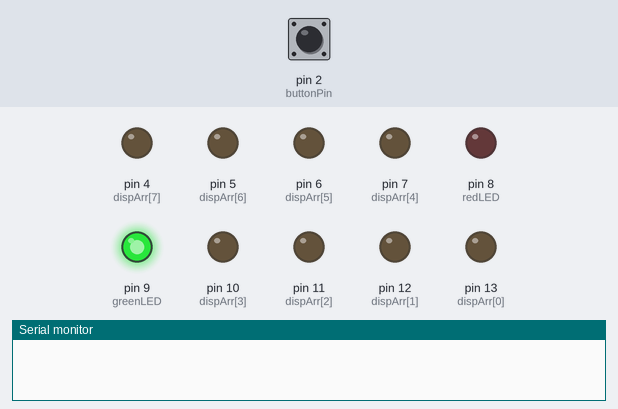
Bench run of a sketch on a simulated Arduino Uno, built with avr-gcc and run on an emulated ATmega328P. On the bench: output pins drawn as LEDs (lit = HIGH), the last lines printed to the serial monitor. The test bench sets the inputs (shaded band); at power-on: pin 2 (buttonPin) HIGH. Random numbers use the default seed unless the sketch sets one.

Above: at 1.2 s.
1.3 s: pin 2 (buttonPin) pulled LOW for 0.15 s
At 3.9 s:
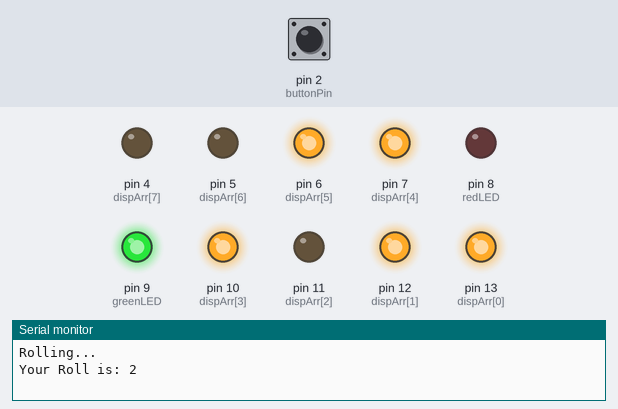
4.3 s: pin 2 (buttonPin) pulled LOW for 3.2 s
At 9.5 s:
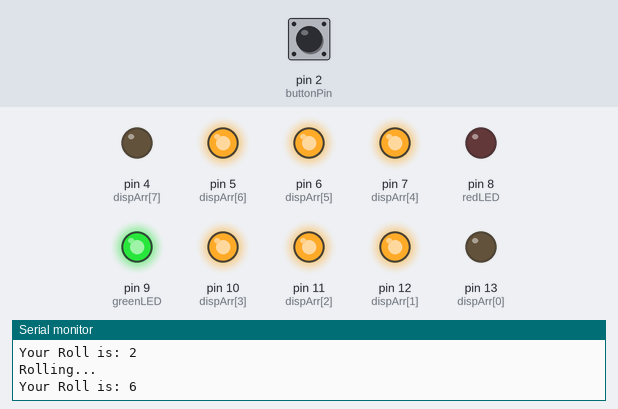
10.4 s: pin 2 (buttonPin) pulled LOW for 1 s
At 13.2 s:
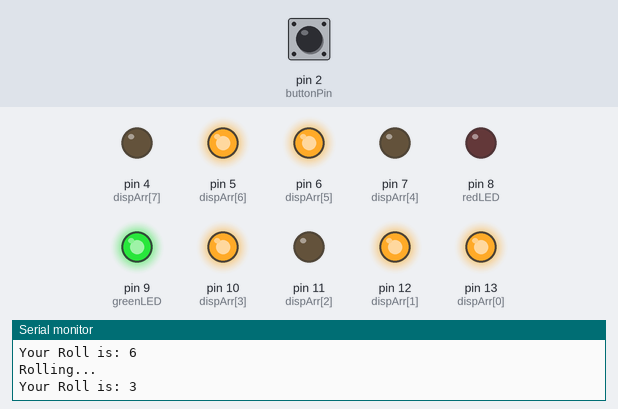
13.7 s: pin 2 (buttonPin) pulled LOW for 0.15 s
At 16.5 s:
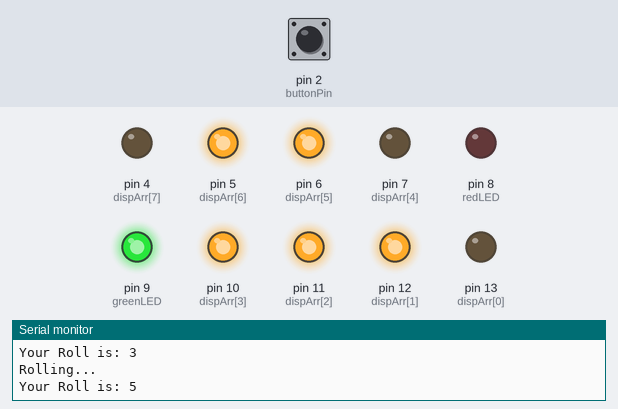
16.8 s: pin 2 (buttonPin) pulled LOW for 3.2 s
At 22.7 s:
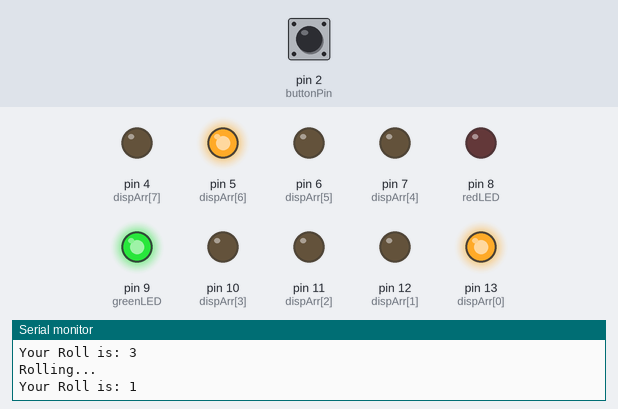
Timing chart, 0 to 23.9 s (numbered marks = the images above; inputs shaded):
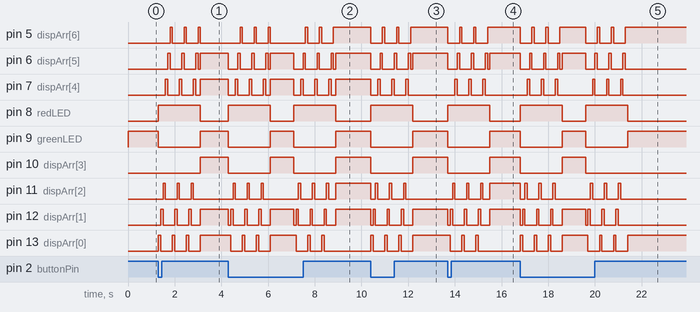

Measured:
- after the input at 1.3 s, pin 5 (dispArr[6]): alternates HIGH for 0.10 s and LOW for 0.50 s, 6 changes in all, then stays LOW, starting after 0.50 s; pin 6 (dispArr[5]): LOW → HIGH after 0.40 s, then repeats every 0.60 s: LOW 0.50 s, HIGH 0.10 s
- after the input at 4.3 s, pin 5 (dispArr[6]): LOW → HIGH after 0.50 s, → LOW 0.10 s later, → HIGH 0.50 s later, → LOW 0.10 s later, … (11 changes in this stretch); pin 6 (dispArr[5]): HIGH → LOW at once, → HIGH 0.40 s later, → LOW 0.10 s later, → HIGH 0.50 s later, … (16 changes in this stretch)
- after the input at 10.4 s, pin 5 (dispArr[6]): alternates HIGH for 0.10 s and LOW for 0.50 s, 6 changes in all, then stays HIGH, starting at once; pin 6 (dispArr[5]): HIGH → LOW at once, then repeats every 0.60 s: HIGH 0.10 s, LOW 0.50 s
- after the input at 13.7 s, pin 5 (dispArr[6]): alternates HIGH for 0.10 s and LOW for 0.50 s, 6 changes in all, then stays HIGH, starting at once; pin 6 (dispArr[5]): HIGH → LOW at once, then repeats every 0.60 s: HIGH 0.10 s, LOW 0.50 s
- after the input at 16.8 s, pin 5 (dispArr[6]): HIGH → LOW at once, → HIGH 0.50 s later, → LOW 0.10 s later, → HIGH 0.50 s later, … (12 changes in this stretch); pin 6 (dispArr[5]): HIGH → LOW at once, → HIGH 0.40 s later, → LOW 0.10 s later, → HIGH 0.50 s later, … (15 changes in this stretch)

The sketch:

DiceRoller.ino
```cpp
const int buttonPin = 2;

const int greenLED = 9;
const int redLED = 8;

const int dispArr[] = { 13, 12, 11, 10, 7, 6, 5, 4 };

const int numArr[7][8] = {
  { 1, 0, 0, 0, 0, 0, 1, 0 },
  { 1, 1, 0, 1, 1, 1, 0, 0 },
  { 1, 1, 0, 1, 0, 1, 1, 0 },
  { 1, 0, 1, 1, 0, 0, 1, 0 },
  { 0, 1, 1, 1, 0, 1, 1, 0 },
  { 0, 1, 1, 1, 1, 1, 1, 0 },
  { 0, 0, 0, 0, 0, 0, 0, 0 }
};


void numDisp(int diceNum) {
  if (diceNum < 1 || diceNum > 7) {
    Serial.println("Dice Number Error");
  } else {
    int diceIndex = diceNum - 1;
    for (int i = 0; i < 8; i += 1) {
      digitalWrite(dispArr[i], numArr[diceIndex][i]);
    }
  }
}

void rollAnimation(int x) {
  for (int j = 0; j < x; j++) {
    for (int i = 0; i < 7; i++) {
      if (dispArr[i] == 10) {
        continue;
      } else {
        digitalWrite(dispArr[i], HIGH);
        delay(100);
        digitalWrite(dispArr[i], LOW);
      }
    }
  }
}

void setup() {

  pinMode(buttonPin, INPUT_PULLUP);
  pinMode(greenLED, OUTPUT);
  pinMode(redLED, OUTPUT);

  for (int i = 0; i < 8; i++) {
    pinMode(dispArr[i], OUTPUT);
  }

  Serial.begin(9600);
}

void loop() {

  bool buttonState = !digitalRead(buttonPin);
  digitalWrite(redLED, LOW);
  digitalWrite(greenLED, HIGH);


  if (buttonState == HIGH) {

    numDisp(7);

    digitalWrite(redLED, HIGH);
    digitalWrite(greenLED, LOW);
    Serial.println("Rolling...");

    int roll = random(1, 7);

    //delay(1000);

    rollAnimation(3);

    numDisp(roll);

    Serial.print("Your Roll is: ");
    Serial.println(roll);

    digitalWrite(greenLED, HIGH);
    digitalWrite(redLED, LOW);


    delay(1000);
  }
}
```
